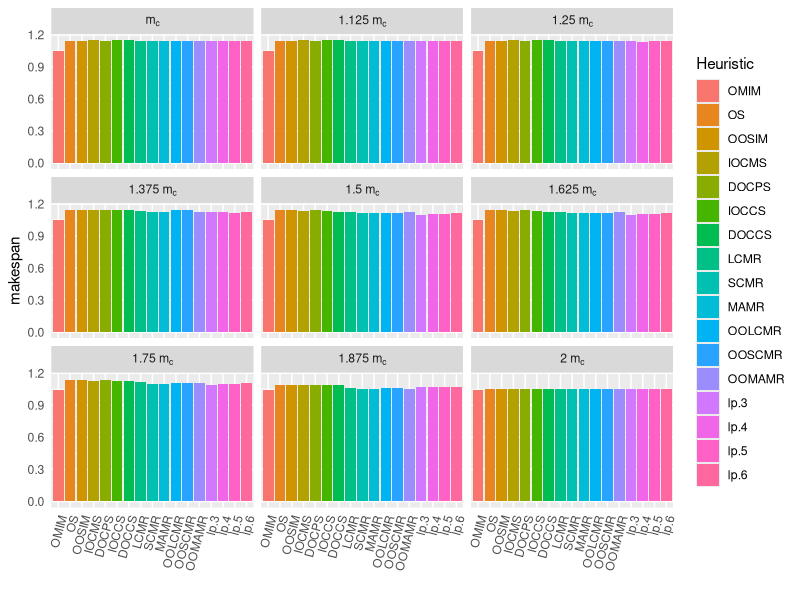

Here is the R script that generated this plot:
#!/usr/bin/env Rscript
library(reshape2)
library(ggplot2)
dftest<-read.table('single_trace_results_withlp.txt', header=T)
dftest[,c(2:5)]<-NULL
dftestMelted<-melt(dftest, "capacity")
names(dftestMelted)<-c("capacity", "Heuristic", "makespan")
dftestMelted$mc <- factor(dftestMelted$capacity, labels = c("m[c]", "1.125~m[c]", "1.25~m[c]","1.375~m[c]", "1.5~m[c]", "1.625~m[c]", "1.75~m[c]", "1.875~m[c]", "2~m[c]"))
p <- ggplot(dftestMelted, aes(x=Heuristic, y=makespan, fill=Heuristic)) + geom_bar(stat="identity") + facet_wrap(~mc,
        labeller=label_parsed)  + theme(axis.ticks = element_blank(), axis.text.x = element_text(angle=75, hjust=1)) + xlab("")
ggsave(file="makespan_with_lp.pdf", p,  width=10.5, height=9)
